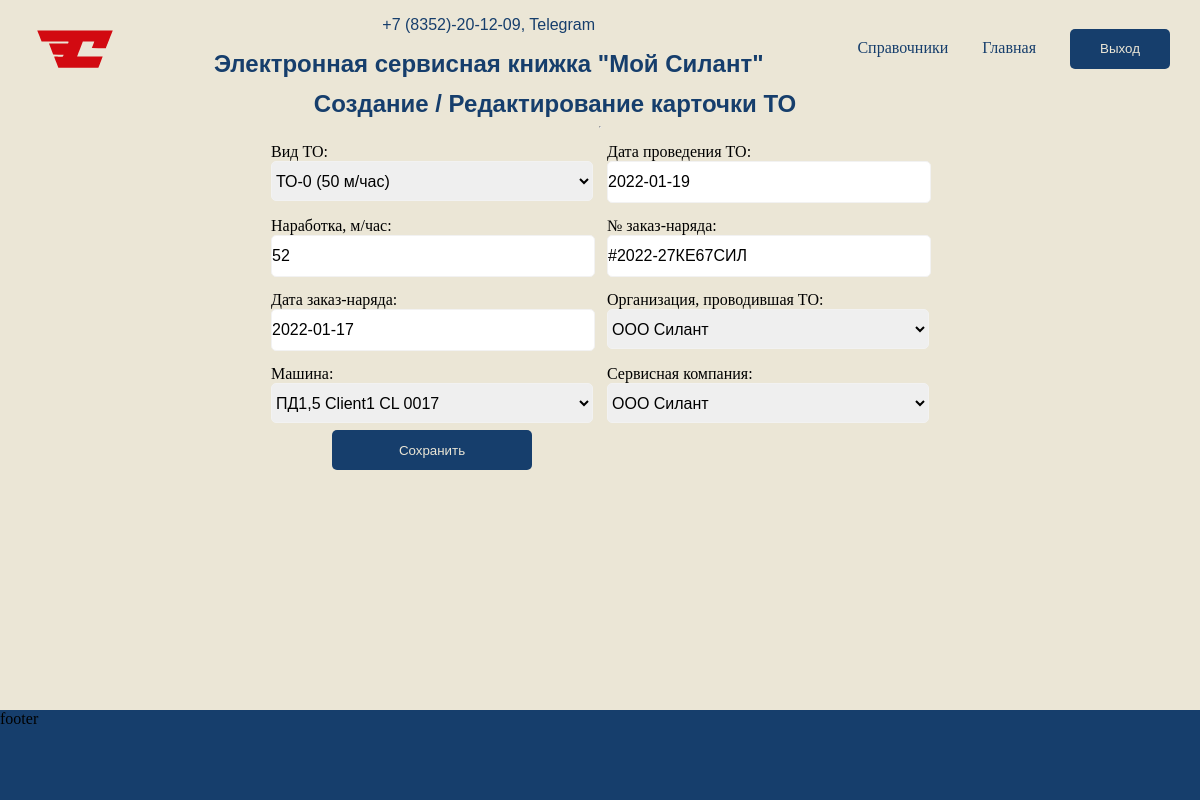
The app's page /technical_service/7/update/ (signed in), older data.
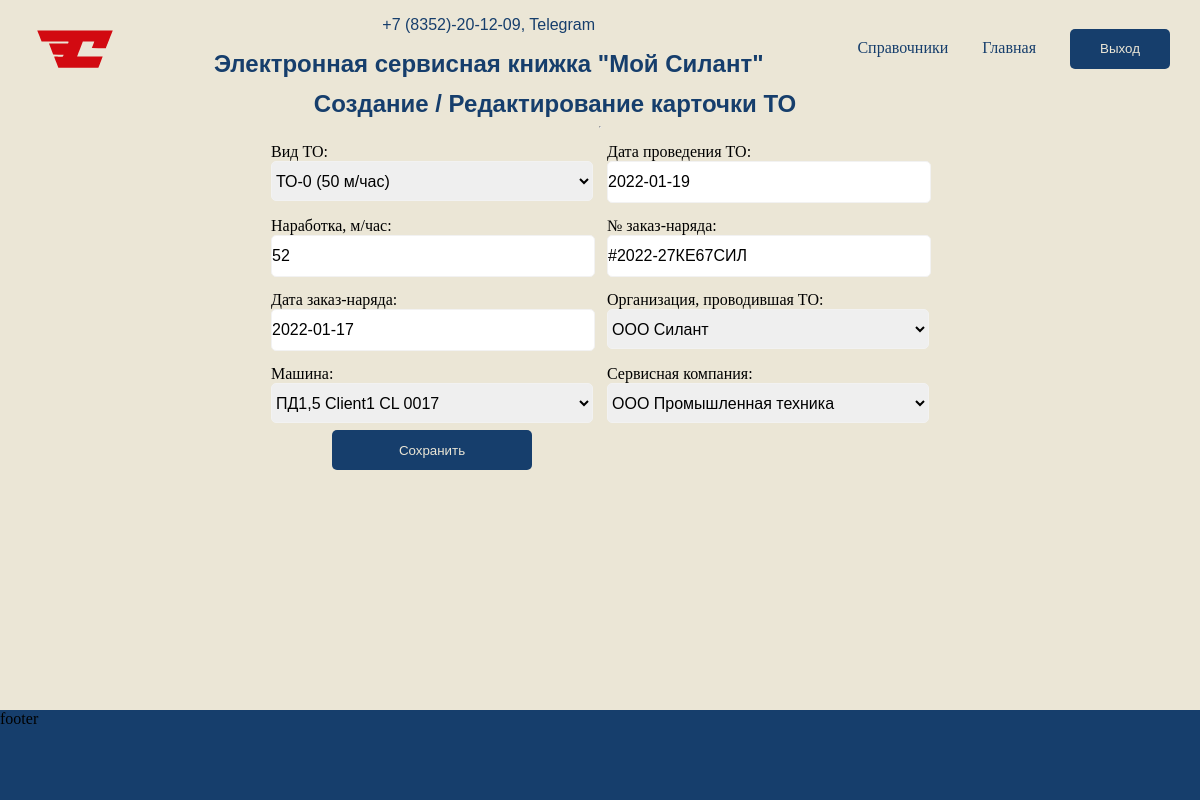
The same page, newer data.
### service/models.py (models this page shows, shortened)
class TechnicalMaintenance(models.Model):
    type_maintenance = models.ForeignKey(references.TypeMaintenance, on_delete=models.PROTECT, verbose_name='Вид ТО')
    date_event = models.DateField(auto_now_add=False, verbose_name='Дата проведения ТО')
    operating_time = models.IntegerField(default=0, verbose_name='Наработка, м/час')
    order_number = models.CharField(max_length=128, verbose_name='№ заказ-наряда')
    date_order = models.DateField(auto_now_add=False, verbose_name='Дата заказ-наряда')
    organization_maintenance = models.ForeignKey(references.OrganizationMaintenance, on_delete=models.PROTECT,
                                                 verbose_name='Организация, проводившая ТО')
    car = models.ForeignKey(Car, on_delete=models.PROTECT, verbose_name='Машина')
    service_company = models.ForeignKey(references.ServiceCompany, on_delete=models.PROTECT,
                                        verbose_name='Сервисная компания')
    class Meta:
        verbose_name = 'Техническое обслуживание'
        verbose_name_plural = 'Техническое обслуживание'

### service/views.py (the view)
# urls.py: path('technical_service/<int:pk>/update/', views.TechnicalMaintenanceUpdate.as_view(),
class TechnicalMaintenanceUpdate(CustomPermissionRequiredMixin, UpdateView):
    permission_required = 'service.change_technicalMaintenance'
    template_name = 'service/technical_service/technical_service_create.html'
    form_class = CreateTechnicalMaintenanceForm
    model = TechnicalMaintenance
    def get_form_kwargs(self):
        kwargs = super().get_form_kwargs()
        kwargs.update({'user': self.request.user})
        return kwargs

### accounts/models.py (called while the page is built)
    def __str__(self):
        return f'{self.user} {self.position}'

### references/models.py (called while the page is built)
    def __str__(self):
        return f'{self.title} {self.description}'

    def __str__(self):
        return f'{self.title} {self.description}'

    def __str__(self):
        return f'{self.title} {self.description}'

    def __str__(self):
        return f'{self.title} {self.description}'

### service/models.py (called while the page is built)
    def __str__(self):
        return f'{self.model_technique} {self.client} {self.factory_number}'

### templates/service/technical_service/technical_service_create.html (shortened to what this page needs)
{% extends 'base.html' %}
{% block content %}
<div class="card">
    <h2>Создание / Редактирование карточки ТО</h2>
<hr>
<form class="form_card" action="" method="post">
    {{ form.as_p }}
    <input class="card_submit" type="submit" value="Сохранить" />
</form>
</div>
{% endblock content %}

Row changes from the older to the newer data that the page shows:
changed TechnicalMaintenance "ТО-0 (50 м/час)": service_company "ООО Силант" → "ООО Промышленная техника"
